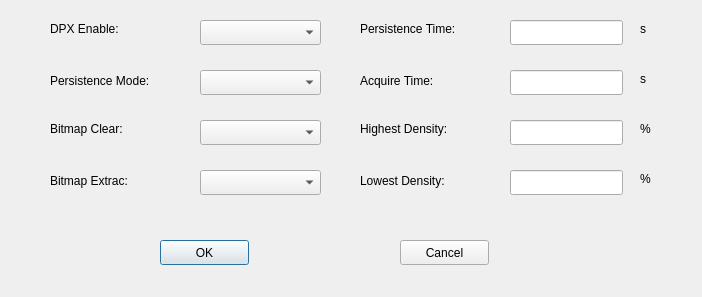
<?xml version="1.0" encoding="UTF-8"?>
<ui version="4.0">
 <class>DPXParaSetDialog</class>
 <widget class="QDialog" name="DPXParaSetDialog">
  <property name="geometry">
   <rect>
    <x>0</x>
    <y>0</y>
    <width>702</width>
    <height>297</height>
   </rect>
  </property>
  <property name="windowTitle">
   <string>Dialog</string>
  </property>
  <widget class="QLabel" name="label">
   <property name="geometry">
    <rect>
     <x>50</x>
     <y>20</y>
     <width>91</width>
     <height>17</height>
    </rect>
   </property>
   <property name="text">
    <string>DPX Enable:</string>
   </property>
  </widget>
  <widget class="QComboBox" name="dpxEnablecomboBox">
   <property name="geometry">
    <rect>
     <x>200</x>
     <y>20</y>
     <width>121</width>
     <height>25</height>
    </rect>
   </property>
   <property name="currentText">
    <string/>
   </property>
  </widget>
  <widget class="QComboBox" name="persistenceModecomboBox">
   <property name="geometry">
    <rect>
     <x>200</x>
     <y>70</y>
     <width>121</width>
     <height>25</height>
    </rect>
   </property>
   <property name="currentText">
    <string/>
   </property>
  </widget>
  <widget class="QLabel" name="label_2">
   <property name="geometry">
    <rect>
     <x>50</x>
     <y>70</y>
     <width>141</width>
     <height>21</height>
    </rect>
   </property>
   <property name="text">
    <string>Persistence Mode:</string>
   </property>
  </widget>
  <widget class="QComboBox" name="bitmapExtraccomboBox">
   <property name="geometry">
    <rect>
     <x>200</x>
     <y>170</y>
     <width>121</width>
     <height>25</height>
    </rect>
   </property>
   <property name="currentText">
    <string/>
   </property>
  </widget>
  <widget class="QLabel" name="label_3">
   <property name="geometry">
    <rect>
     <x>50</x>
     <y>120</y>
     <width>101</width>
     <height>17</height>
    </rect>
   </property>
   <property name="text">
    <string>Bitmap Clear:</string>
   </property>
  </widget>
  <widget class="QComboBox" name="bitmapCtrlcomboBox">
   <property name="geometry">
    <rect>
     <x>200</x>
     <y>120</y>
     <width>121</width>
     <height>25</height>
    </rect>
   </property>
   <property name="currentText">
    <string/>
   </property>
  </widget>
  <widget class="QLabel" name="label_4">
   <property name="geometry">
    <rect>
     <x>50</x>
     <y>170</y>
     <width>141</width>
     <height>21</height>
    </rect>
   </property>
   <property name="text">
    <string>Bitmap Extrac:</string>
   </property>
  </widget>
  <widget class="QLabel" name="label_5">
   <property name="geometry">
    <rect>
     <x>360</x>
     <y>120</y>
     <width>131</width>
     <height>17</height>
    </rect>
   </property>
   <property name="text">
    <string>Highest Density:</string>
   </property>
  </widget>
  <widget class="QLabel" name="label_6">
   <property name="geometry">
    <rect>
     <x>360</x>
     <y>170</y>
     <width>141</width>
     <height>21</height>
    </rect>
   </property>
   <property name="text">
    <string>Lowest Density:</string>
   </property>
  </widget>
  <widget class="QLabel" name="label_7">
   <property name="geometry">
    <rect>
     <x>360</x>
     <y>20</y>
     <width>131</width>
     <height>17</height>
    </rect>
   </property>
   <property name="text">
    <string>Persistence Time:</string>
   </property>
  </widget>
  <widget class="QLabel" name="label_8">
   <property name="geometry">
    <rect>
     <x>360</x>
     <y>70</y>
     <width>141</width>
     <height>21</height>
    </rect>
   </property>
   <property name="text">
    <string>Acquire Time:</string>
   </property>
  </widget>
  <widget class="QLineEdit" name="persistenceTimelineEdit">
   <property name="geometry">
    <rect>
     <x>510</x>
     <y>20</y>
     <width>113</width>
     <height>25</height>
    </rect>
   </property>
  </widget>
  <widget class="QLineEdit" name="acquireTimelineEdit">
   <property name="geometry">
    <rect>
     <x>510</x>
     <y>70</y>
     <width>113</width>
     <height>25</height>
    </rect>
   </property>
  </widget>
  <widget class="QLineEdit" name="highestDensitylineEdit">
   <property name="geometry">
    <rect>
     <x>510</x>
     <y>120</y>
     <width>113</width>
     <height>25</height>
    </rect>
   </property>
  </widget>
  <widget class="QLineEdit" name="lowestDensitylineEdit">
   <property name="geometry">
    <rect>
     <x>510</x>
     <y>170</y>
     <width>113</width>
     <height>25</height>
    </rect>
   </property>
  </widget>
  <widget class="QLabel" name="label_9">
   <property name="geometry">
    <rect>
     <x>640</x>
     <y>20</y>
     <width>41</width>
     <height>17</height>
    </rect>
   </property>
   <property name="text">
    <string>s</string>
   </property>
  </widget>
  <widget class="QLabel" name="label_10">
   <property name="geometry">
    <rect>
     <x>640</x>
     <y>70</y>
     <width>41</width>
     <height>17</height>
    </rect>
   </property>
   <property name="text">
    <string>s</string>
   </property>
  </widget>
  <widget class="QPushButton" name="OKbutton">
   <property name="geometry">
    <rect>
     <x>160</x>
     <y>240</y>
     <width>89</width>
     <height>25</height>
    </rect>
   </property>
   <property name="text">
    <string>OK</string>
   </property>
  </widget>
  <widget class="QPushButton" name="Cancelbutton">
   <property name="geometry">
    <rect>
     <x>400</x>
     <y>240</y>
     <width>89</width>
     <height>25</height>
    </rect>
   </property>
   <property name="text">
    <string>Cancel</string>
   </property>
  </widget>
  <widget class="QLabel" name="label_11">
   <property name="geometry">
    <rect>
     <x>640</x>
     <y>120</y>
     <width>41</width>
     <height>17</height>
    </rect>
   </property>
   <property name="text">
    <string>%</string>
   </property>
  </widget>
  <widget class="QLabel" name="label_12">
   <property name="geometry">
    <rect>
     <x>640</x>
     <y>170</y>
     <width>41</width>
     <height>17</height>
    </rect>
   </property>
   <property name="text">
    <string>%</string>
   </property>
  </widget>
 </widget>
 <resources/>
 <connections/>
</ui>
